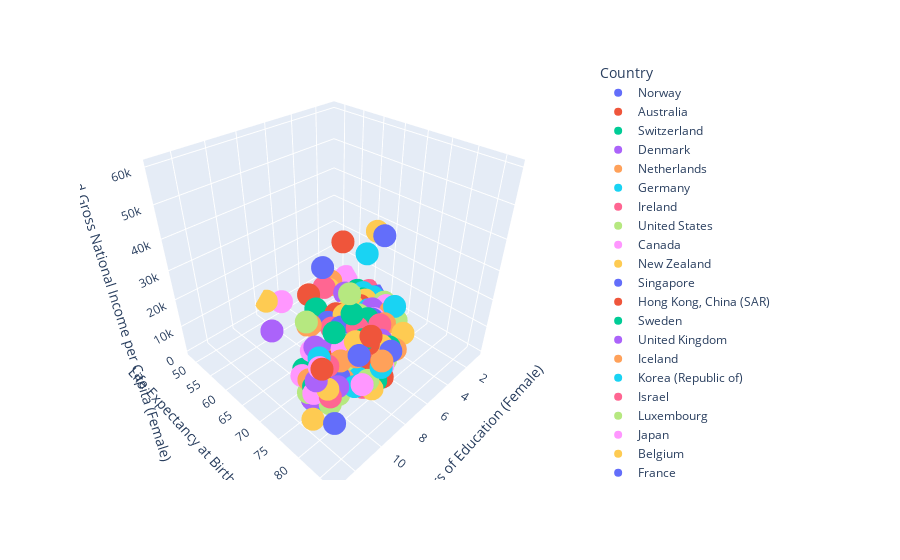

The notebook cell this image was saved under:
### Code cell
fig = px.scatter_3d(data3, x='Mean Years of Education (Female)', y='Life Expectancy at Birth (Female)', z='Estimated Gross National Income per Capita (Female)',
                    color='Country')

 
fig.show()
